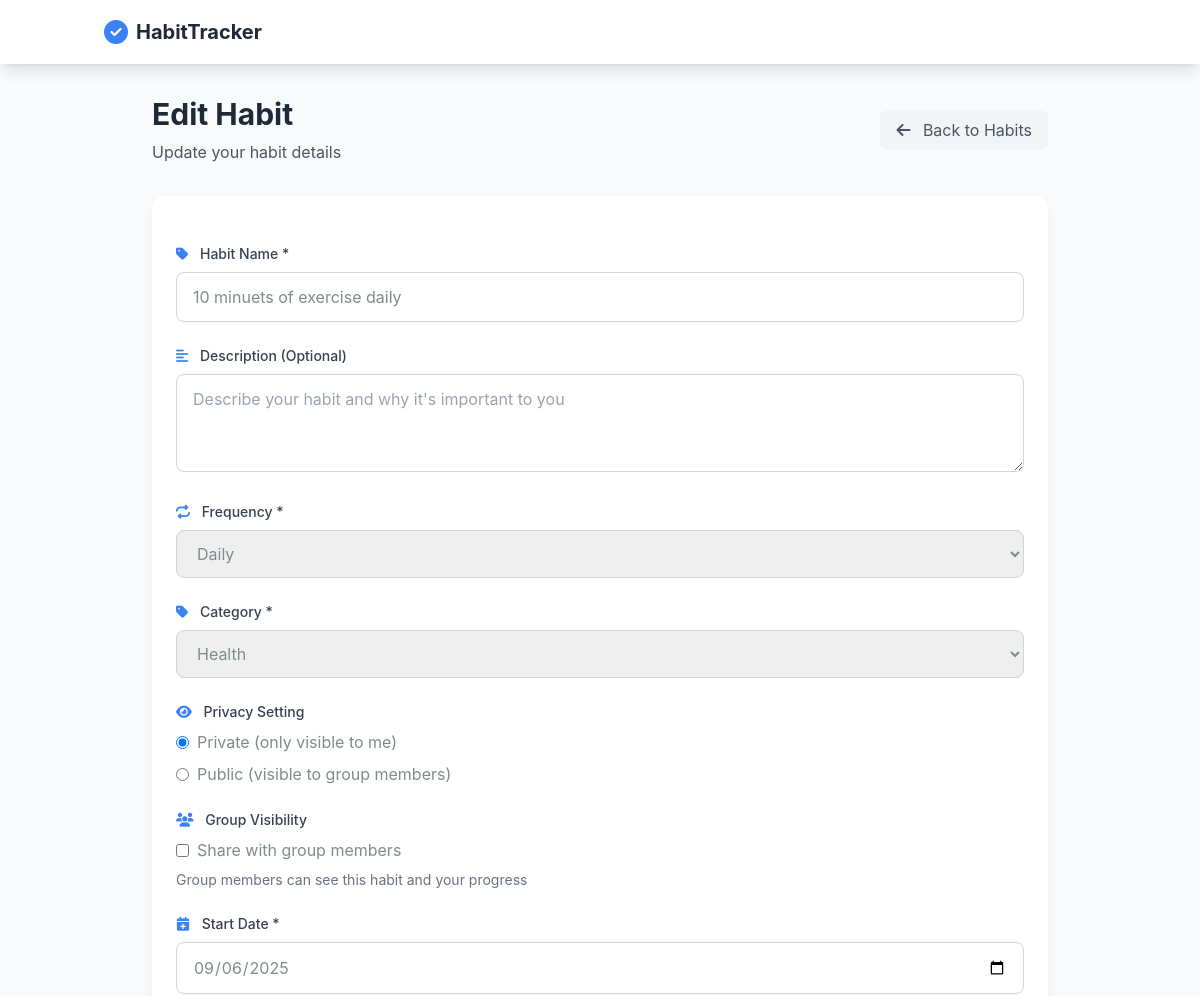
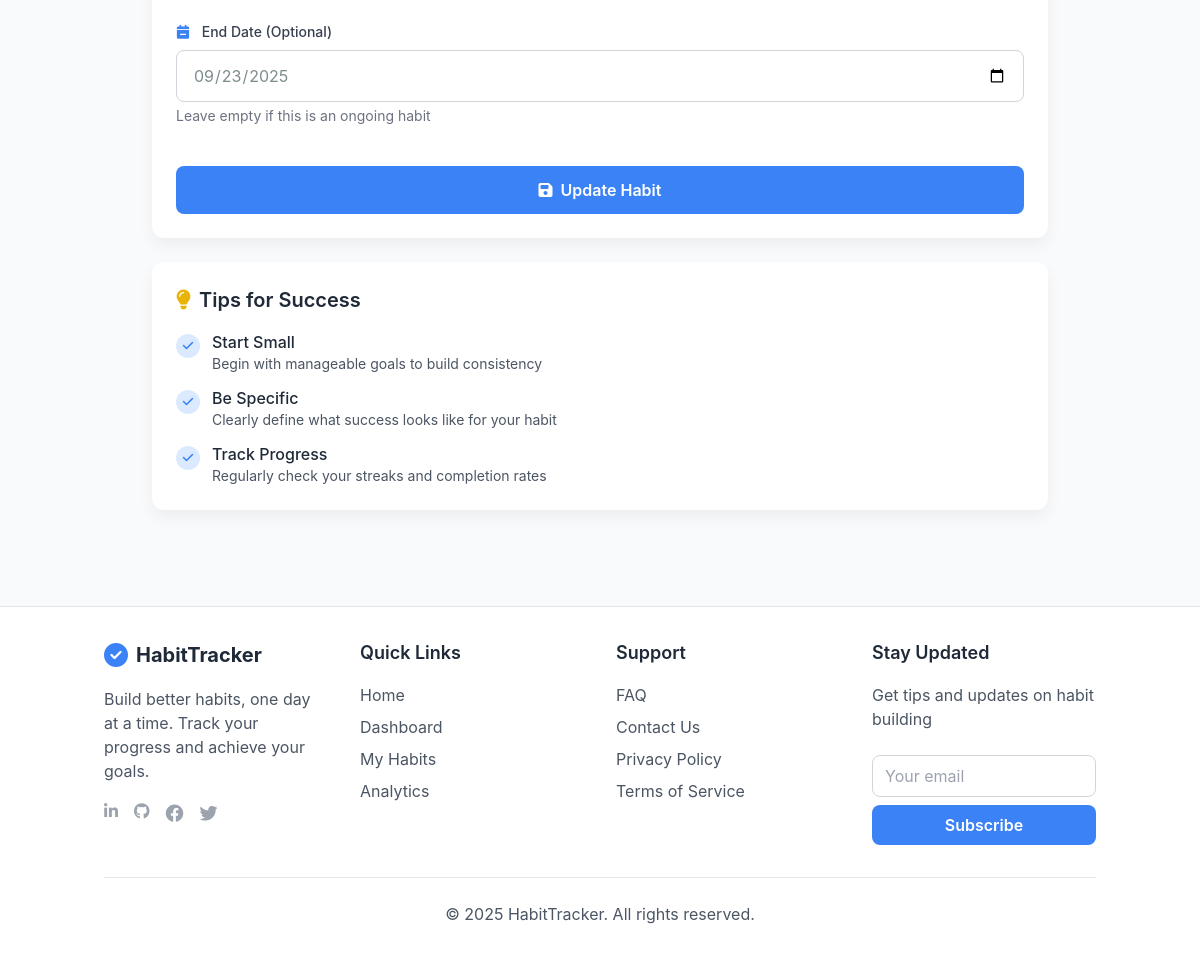
Page /add-habit.php?edit=56 (signed in) on the committed database (2 pictures, top to bottom).
### tables this page shows
CREATE TABLE `habits` (
  `id` int(11) NOT NULL,
  `user_id` int(11) NOT NULL,
  `name` varchar(255) NOT NULL,
  `description` text DEFAULT NULL,
  `frequency` enum('daily','weekly','custom') NOT NULL,
  `custom_days` varchar(20) DEFAULT NULL,
  `start_date` date NOT NULL,
  `end_date` date DEFAULT NULL,
  `created_at` timestamp NOT NULL DEFAULT current_timestamp(),
  `category` enum('health','productivity','learning','fitness','others') DEFAULT 'health',
  `is_public` tinyint(1) DEFAULT 0,
  `is_visible_to_group` tinyint(1) DEFAULT 0
);

### add-habit.php (the view, shortened to what this page needs)
<?php
require_once 'config.php';
$edit_mode = false;
$editing_habit = null;
if (isset($_GET['edit'])) {
    $habit_id = $_GET['edit'];
    $user_id = $_SESSION['user_id'];
    $stmt = $pdo->prepare("SELECT * FROM habits WHERE id = ? AND user_id = ?");
    $stmt->execute([$habit_id, $user_id]);
    $editing_habit = $stmt->fetch();
    if ($editing_habit) {
        $edit_mode = true;
    }
}
require_once 'header.php';
?>
<div class="max-w-4xl mx-auto">
    <div class="flex items-center justify-between mb-8">
        <div>
            <h1 class="text-3xl font-bold text-gray-800 mb-2"><?php echo $edit_mode ? 'Edit Habit' : 'Add New Habit'; ?></h1>
            <p class="text-gray-600"><?php echo $edit_mode ? 'Update your habit details' : 'Create a new habit to track and build consistency'; ?></p>
        </div>
        <a href="habits.php" class="bg-gray-100 text-gray-600 px-4 py-2 rounded-lg hover:bg-gray-200 transition">
            <i class="fas fa-arrow-left mr-2"></i> Back to Habits
        </a>
    </div>
    <div class="app-card p-6">
        <form id="add-habit-form" class="space-y-6" method="POST">
            <div>
                <label for="habit-name" class="block text-sm font-medium text-gray-700 mb-2">
                    <i class="fas fa-tag text-blue-500 mr-2"></i>
                    Habit Name *
                </label>
                <input type="text" id="habit-name" name="name" class="w-full px-4 py-3 border border-gray-300 rounded-lg focus:ring-blue-500 focus:border-blue-500"
                    placeholder="e.g., Morning Meditation, Daily Exercise"
                    value="<?php echo $edit_mode ? htmlspecialchars($editing_habit['name']) : ''; ?>" required>
            </div>
            <div>
                <label for="habit-description" class="block text-sm font-medium text-gray-700 mb-2">
                    <i class="fas fa-align-left text-blue-500 mr-2"></i>
                    Description (Optional)
                </label>
                <textarea id="habit-description" name="description" rows="3" class="w-full px-4 py-3 border border-gray-300 rounded-lg focus:ring-blue-500 focus:border-blue-500"
                    placeholder="Describe your habit and why it's important to you"><?php echo $edit_mode ? htmlspecialchars($editing_habit['description']) : ''; ?></textarea>
            </div>
            <div>
                <label for="habit-frequency" class="block text-sm font-medium text-gray-700 mb-2">
                    <i class="fas fa-repeat text-blue-500 mr-2"></i>
                    Frequency *
                </label>
                <select id="habit-frequency" name="frequency" class="w-full px-4 py-3 border border-gray-300 rounded-lg focus:ring-blue-500 focus:border-blue-500" required>
                    <option value="daily" <?php echo ($edit_mode && $editing_habit['frequency'] === 'daily') ? 'selected' : ''; ?>>Daily</option>
                </select>
            </div>
            <div>
                <label for="habit-category" class="block text-sm font-medium text-gray-700 mb-2">
                    <i class="fas fa-tag text-blue-500 mr-2"></i>
                    Category *
                </label>
                <select id="habit-category" name="category" class="w-full px-4 py-3 border border-gray-300 rounded-lg focus:ring-blue-500 focus:border-blue-500" required>
                    <option value="health" <?php echo ($edit_mode && $editing_habit['category'] === 'health') ? 'selected' : ''; ?>>Health</option>
                </select>
            </div>
            <div>
                <label class="block text-sm font-medium text-gray-700 mb-2">
                    <i class="fas fa-eye text-blue-500 mr-2"></i>
                    Privacy Setting
                </label>
                <div class="space-y-2">
                    <label class="flex items-center">
                        <input type="radio" name="is_public" value="0" <?php echo ($edit_mode && $editing_habit['is_public'] == 0) ? 'checked' : 'checked'; ?> class="mr-2">
                        <span>Private (only visible to me)</span>
                    </label>
                    <label class="flex items-center">
                        <input type="radio" name="is_public" value="1" <?php echo ($edit_mode && $editing_habit['is_public'] == 1) ? 'checked' : ''; ?> class="mr-2">
                        <span>Public (visible to group members)</span>
                    </label>
                </div>
            </div>
            <div>
                <label class="block text-sm font-medium text-gray-700 mb-2">
                    <i class="fas fa-users text-blue-500 mr-2"></i>
                    Group Visibility
                </label>
                <div class="space-y-2">
                    <label class="flex items-center">
                        <input type="checkbox" name="is_visible_to_group" value="1" <?php echo ($edit_mode && $editing_habit['is_visible_to_group'] == 1) ? 'checked' : ''; ?> class="mr-2">
                        <span>Share with group members</span>
                    </label>
                    <p class="text-sm text-gray-500">Group members can see this habit and your progress</p>
                </div>
            </div>
            <div>
                <label for="habit-start-date" class="block text-sm font-medium text-gray-700 mb-2">
                    <i class="fas fa-calendar-plus text-blue-500 mr-2"></i>
                    Start Date *
                </label>
                <input type="text" id="habit-start-date" name="start_date" class="datepicker w-full px-4 py-3 border border-gray-300 rounded-lg focus:ring-blue-500 focus:border-blue-500"
                    placeholder="Select start date"
                    value="<?php echo $edit_mode ? $editing_habit['start_date'] : ''; ?>" required>
            </div>
            <div>
                <label for="habit-end-date" class="block text-sm font-medium text-gray-700 mb-2">
                    <i class="fas fa-calendar-minus text-blue-500 mr-2"></i>
                    End Date (Optional)
                </label>
                <input type="text" id="habit-end-date" name="end_date" class="datepicker w-full px-4 py-3 border border-gray-300 rounded-lg focus:ring-blue-500 focus:border-blue-500"
                    placeholder="Select end date (optional)"
                    value="<?php echo $edit_mode ? $editing_habit['end_date'] : ''; ?>">
                <p class="text-sm text-gray-500 mt-1">Leave empty if this is an ongoing habit</p>
            </div>
            <div class="pt-4">
                <button type="submit" class="w-full bg-blue-500 text-white py-3 px-6 rounded-lg font-semibold hover:bg-blue-600 transition flex items-center justify-center">
                    <i class="fas fa-<?php echo $edit_mode ? 'save' : 'plus-circle'; ?> mr-2"></i>
                    <?php echo $edit_mode ? 'Update Habit' : 'Create Habit'; ?>
                </button>
            </div>
        </form>
    </div>
    <div class="app-card p-6 mt-6">
        <h2 class="text-xl font-semibold text-gray-800 mb-4 flex items-center">
            <i class="fas fa-lightbulb text-yellow-500 mr-2"></i>
            Tips for Success
        </h2>
        <div class="space-y-3">
            <div class="flex items-start space-x-3">
                <div class="w-6 h-6 bg-blue-100 rounded-full flex items-center justify-center mt-1 flex-shrink-0">
                    <i class="fas fa-check text-blue-500 text-xs"></i>
                </div>
                <div>
                    <div class="font-medium text-gray-800">Start Small</div>
                    <div class="text-sm text-gray-600">Begin with manageable goals to build consistency</div>
                </div>
            </div>
            <div class="flex items-start space-x-3">
                <div class="w-6 h-6 bg-blue-100 rounded-full flex items-center justify-center mt-1 flex-shrink-0">
                    <i class="fas fa-check text-blue-500 text-xs"></i>
                </div>
                <div>
                    <div class="font-medium text-gray-800">Be Specific</div>
                    <div class="text-sm text-gray-600">Clearly define what success looks like for your habit</div>
                </div>
            </div>
            <div class="flex items-start space-x-3">
                <div class="w-6 h-6 bg-blue-100 rounded-full flex items-center justify-center mt-1 flex-shrink-0">
                    <i class="fas fa-check text-blue-500 text-xs"></i>
                </div>
                <div>
                    <div class="font-medium text-gray-800">Track Progress</div>
                    <div class="text-sm text-gray-600">Regularly check your streaks and completion rates</div>
                </div>
            </div>
        </div>
    </div>
</div>
<?php require_once 'footer.php'; ?>

### css/style.css (style rules this page uses)
body { background-color: #f0f4f8; font-family: 'Inter', -apple-system, BlinkMacSystemFont, 'Segoe UI', Roboto, sans-serif; color: #7f8c8d; }
.app-card { background-color: #ffffff; border-radius: 12px; box-shadow: 0 8px 16px rgba(0,0,0,0.05); transition: transform 0.2s ease, box-shadow 0.2s ease; }
.mb-4 { margin-bottom: 1rem; }
:root { --primary-color: #4a90e2; --success-color: #2ecc71; --danger-color: #e74c3c; --warning-color: #f1c40f; --border-radius: 12px; }

### rows in the picture
habits: name "10 minuets of exercise daily", frequency "Daily", category "Health", is_public "☑ Private (only visible to me)", is_public "☐ Public (visible to group membe", start_date "09/06/2025", end_date "09/23/2025"
